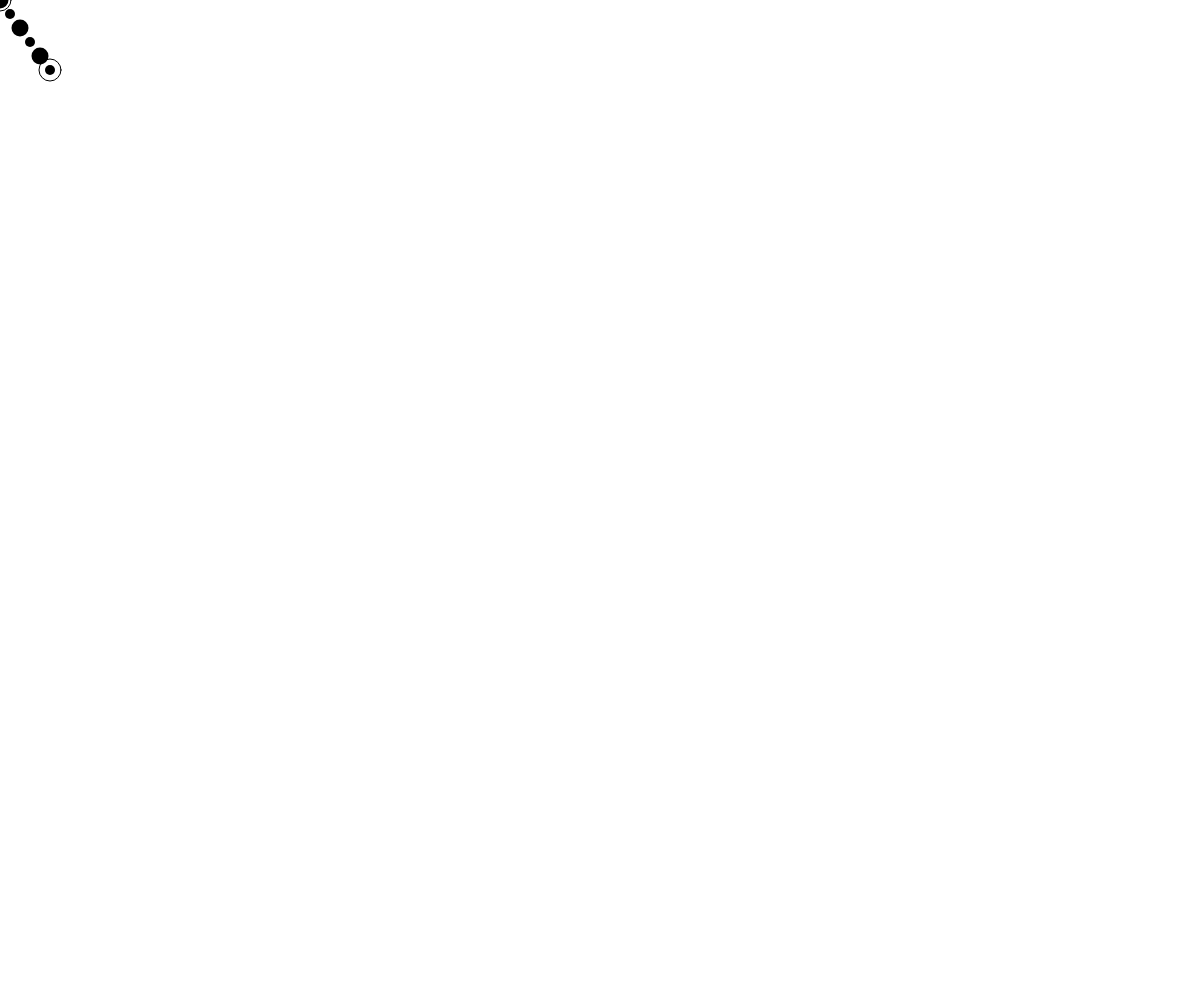
Frame 1 (no input)
Frame 60 (no input): identical to frame 1, image omitted
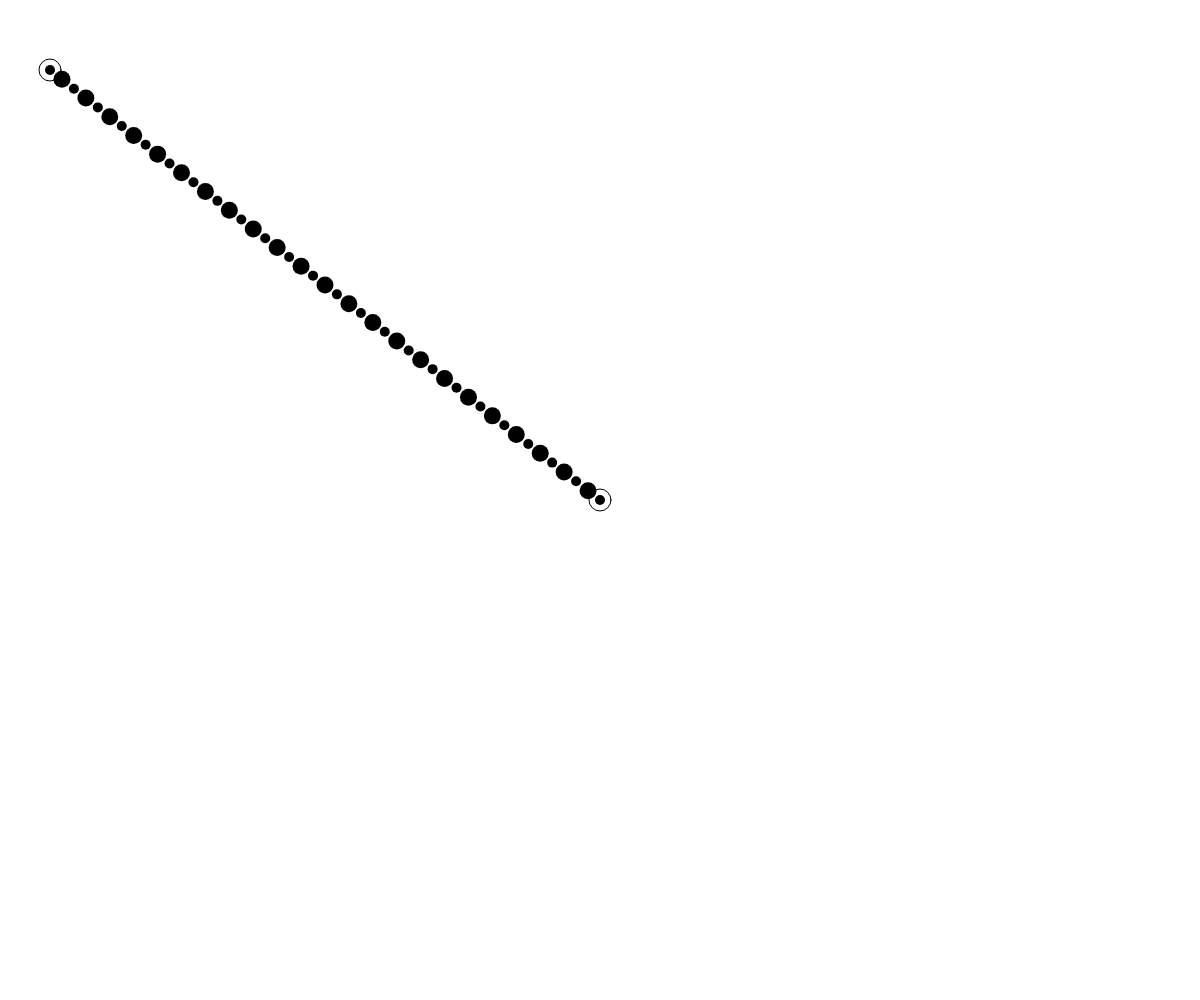
Frame 120 (the mouse pressed at the canvas centre since frame 60)

The p5.js sketch that drew these frames (run headless with seeded random() and noise() and a simulated clock; from frame 60 on, the mouse is pressed at the canvas centre):

// p5.js sketch
// ── sketch.js
function setup() {
	createCanvas(windowWidth, windowHeight)
}

function draw() {

	const A = new Vec2(50, 70)
	const B = new Vec2(mouseX, mouseY)
	const C = B.sottrai(A)
	const lunghezza = 15
	const num = Math.floor(C.modulo() / lunghezza)

	background(255)

	noFill()
	stroke(0)
	circle(A.x, A.y, 22, 22)
	circle(B.x, B.y, 22, 22)

	noStroke()
	fill(0)
	for (let i=0; i<num+1; i++) {
		const p = C.moltiplica(i / num).somma(A)
		circle(p.x, p.y, i % 2 * 7 + 10)
	}
}

// ── vec2.js
class Vec2 {
	// Costruttore della classe Vec2
	// con due parametri x e y che vengono passati
	// ai "campi" x e y della classe
	constructor(x, y) {
	// I due campi x e y del vettore
		this.x = x
		this.y = y
	}

	// Funzione che stampa i componenti x, y e il modulo del vettore
	// nella console
	toString() {
		return ("x=" + this.x.toFixed(2) + ", y=" + this.y.toFixed(2) + " │" + this.modulo().toFixed(2) + "│")
	}

	// Funzione che disegna il vettore applicato ad un punto
	// e con un colore
	disegna(col, punto=new Vec2(0, 0)) {
		stroke(col)
		line(punto.x, punto.y, punto.x + this.x, punto.y + this.y)
		noStroke()
		fill(col)
		ellipse(punto.x + this.x, punto.y + this.y, 9, 9)
		text(this.toString(), punto.x + this.x + 20, punto.y + this.y)
	}

	// Funzione che ritorna il modulo (lunghezza) del vettore
	modulo() {
		return Math.sqrt(this.x*this.x + this.y*this.y)
	}

	// Funzione che ritorna una copia del vettore normalizzato
	normalizza() {
		const m = this.modulo()
		return new Vec2(this.x / m, this.y / m)
	}

	// Funzione che ritorna un nuovo vettore
	// risultante dalla somma del vettore con un vettore v
	somma(v) {
		return new Vec2(this.x + v.x, this.y + v.y)
	}

	sottrai(v) {
		return new Vec2(this.x - v.x, this.y - v.y)
	}

	// Funzione che ritorna un nuovo vettore
	// risultante dalla moltiplicazione del vettore per uno scalare s
	moltiplica(scalare) {
		return new Vec2(this.x * scalare, this.y * scalare)
	}

	// Funzione che ritorna una copia vettore
	copia() {
		return new Vec2(this.x, this.y)
	}

	// Funzione che ruota un vettore
	ruota(ang) {
		const c = Math.cos(ang)
		const s = Math.sin(ang)
		const rx = c * this.x - s * this.y
		const ry = s * this.x + c * this.y
		return new Vec2(rx, ry)
	}
}
